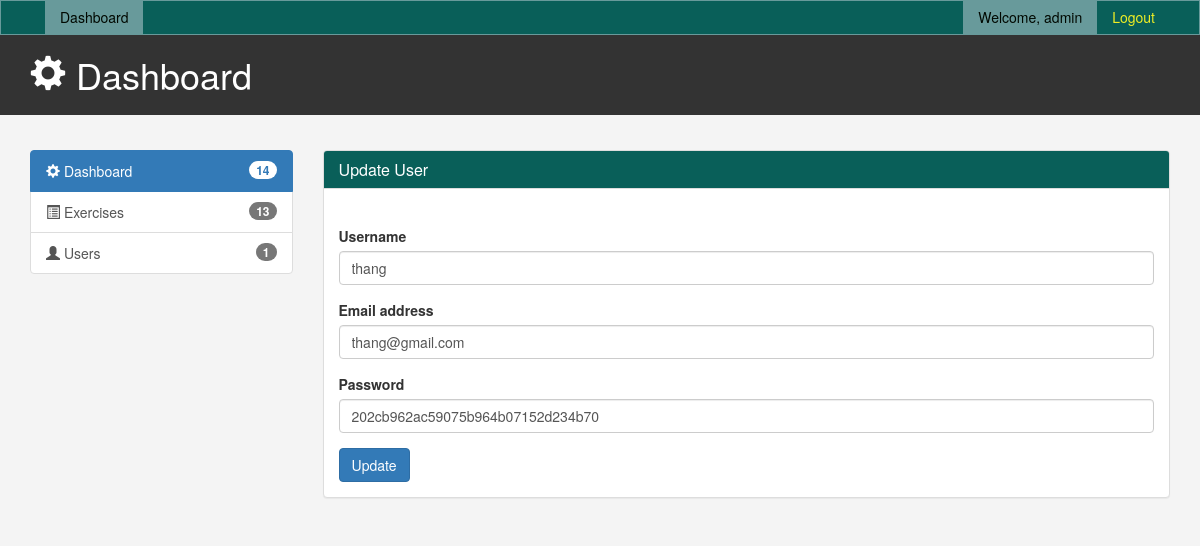
The app's page /cms/update_user.php?update=1 (signed in) with its own data.
### tables this page shows
CREATE TABLE `admin_form` (
  `id` int(100) NOT NULL,
  `username` varchar(100) NOT NULL,
  `password` varchar(100) NOT NULL
);

CREATE TABLE `user_form` (
  `id` int(100) NOT NULL,
  `username` varchar(100) NOT NULL,
  `email` varchar(100) NOT NULL,
  `password` varchar(100) NOT NULL,
  `image` varchar(100) NOT NULL
);

### cms/update_user.php (the view, shortened to what this page needs)
<?php
include '../config.php';
include('inc/header.php');
$id=$_GET['update'];
$sql=mysqli_query($conn,"SELECT * from `user_form` WHERE id=$id");
$row=mysqli_fetch_assoc($sql);
$username = $row['username'];
$email = $row['email'];
$password = $row['password'];
?>
<link href="./css/cms.css" rel="stylesheet" type="text/css">
</head>
<body>
<?php
include "menus.php";
?>
<header id="header">
	<div class="container">
		<div class="row">
			<div class="col-md-10">
				<h1><span class="glyphicon glyphicon-cog" aria-hidden="true"></span> Dashboard</h1>
			</div>
			<br>
		</div>
	</div>
</header>
<br>
<section id="main">
	<div class="container">
		<div class="row">
			<?php include "left_menus.php"; ?>
			<div class="col-md-9">
				<div class="panel panel-default">
					<div class="panel-heading"style="background-color:  #095f59;">
						<h3 class="panel-title" style="color: white;">Update User</h3>
					</div>
					<div class="panel-body">
						<div class="panel-heading">
							<div class="row">
								<div class="col-md-10">
								</div>
							</div>
						</div>
						<form action="" method="post" enctype="multipart/form-data">
                        	<div class="form-group">
                                <label>Username</label>
                                <input name="username" type="text" class="form-control" id="InputUsername" placeholder="Username" value=<?php echo $username;?>>
                            </div>
                            <div class="form-group">
                                <label>Email address</label>
                                <input name="email" type="text" class="form-control" id="InputEmail" placeholder="Email" value=<?php echo $email;?>>
                            </div>
                            <div class="form-group">
                                <label>Password</label>
                                <input name="password" type="text" class="form-control" id="InputPassword" placeholder="Password" value=<?php echo $password;?>>
                            </div>
                            <button type="submit" name='submit' class="btn btn-primary">Update</button>
                        </form>
					</div>
				</div>
			</div>
		</div>
	</div>
</section>
</body>
 <?php include('inc/footer.php');?>

### cms/menus.php (shortened to what this page needs)
<?php
	include '../config.php';
	$user_id = $_SESSION['user_id'];
    $sql = mysqli_query($conn, "SELECT * FROM `admin_form` WHERE id = '$user_id'") or die('query failed');
    if (mysqli_num_rows($sql)>0){
      $data = mysqli_Fetch_assoc($sql);
    }
?>
<nav class="navbar navbar-default">
  <div class="container">
	<div class="navbar-header">
	  <a class="navbar-brand" href="#"></a>
	</div>
	<div id="navbar" class="collapse navbar-collapse">
	  <ul class="nav navbar-nav">
		<li class="active"><a href="admin.php">Dashboard</a></li>
	  </ul>
	  <ul class="nav navbar-nav navbar-right">
		<li class="active"><a href="#">Welcome, <?php echo $data['username'];?></a></li>
		<li><a href="logout.php">Logout</a></li>
	  </ul>
	</div>
  </div>
</nav>

### cms/css/cms.css (style rules this page uses)
body { background: #f4f4f4; }
.navbar { min-height: 33px !important; margin-bottom: 0; border-radius: 0; }
.navbar-nav> li>a, .navbar-brand { padding-top: 6px !important; padding-bottom: 0; height: 33px; }
#header { background: #333333; color: #ffffff; padding-bottom: 10px; margin-bottom: 15px; }
.navbar-default { background-color: #095f59; border-color: #689a9b; }
.navbar-default .navbar-brand { color: #efee24; }
.navbar-default .navbar-nav > li > a { color: #efee24; }
.navbar-default .navbar-nav > .active > a, .navbar-default .navbar-nav > .active > a:hover, .navbar-default .navbar-nav > .active > a:focus { color: #010800; background-color: #689a9b; }
.navbar-default .navbar-collapse, .navbar-default .navbar-form { border-color: #efee24; }

### records on screen
admin_form: username "admin"
user_form: username "thang", email "thang@gmail.com", password "202cb962ac59075b964b07152d234b70"

### other values on screen
$num_ex + $num_user "14"
$num_ex "13"
$num_user "1"
